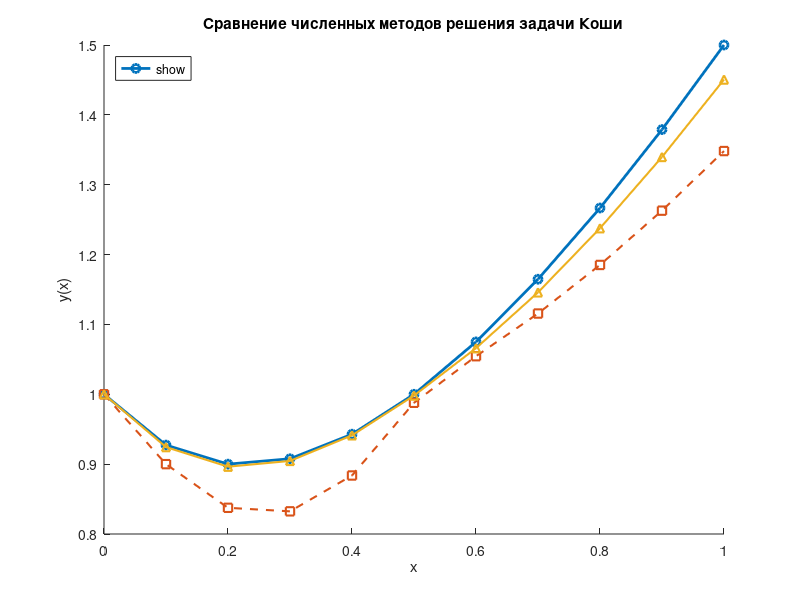

The MATLAB source for this figure:
% ЗАДАНИЕ:
% Уравнение: x*(2*x-1)*y' + y^2 - (4*x+1)*y + 4*x = 0
% y' = (-y^2 + (4*x+1)*y - 4*x) / (x*(2*x-1))
% Начальное условие: y(0) = 1
% Интервал: x от 0 до 1
% Шаг: h = 0.1

clear;
clc;
close all;

x0 = 0.0;
y0 = 1.0;
h = 0.1;
x_end = 1.0;

% Создаем вектор узлов сетки
x_points = x0:h:x_end;
n_points = length(x_points);

% Инициализация векторов для хранения решений
y_euler = zeros(1, n_points);
y_rk4 = zeros(1, n_points);

% Задаем начальные условия для каждого метода
y_euler(1) = y0;
y_rk4(1) = y0;

% Численное решение

% Метод Эйлера
for i = 1:(n_points - 1)
    x_current = x_points(i);
    y_current = y_euler(i);
    
    % Расчет производной y' = f(x,y)
    if abs(x_current - 0.0) < 1e-9
        dydx = -1.0;
    elseif abs(x_current - 0.5) < 1e-9
        dydx = 2.0 / 3.0;
    else
        num = -y_current^2 + (4*x_current + 1)*y_current - 4*x_current;
        dem = x_current * (2*x_current - 1);
        dydx = num / dem;
    end
    
    y_euler(i+1) = y_current + h * dydx;
end

% Метод Рунге-Кутта 4-го порядка
for i = 1:(n_points - 1)
    xi = x_points(i);
    yi = y_rk4(i);
    
    % Расчет k1
    x_k = xi;
    y_k = yi;
    if abs(x_k - 0.0) < 1e-9
        dydx1 = -1.0;
    elseif abs(x_k - 0.5) < 1e-9
        dydx1 = 2.0 / 3.0;
    else
        num = -y_k^2 + (4*x_k + 1)*y_k - 4*x_k;
        dem = x_k * (2*x_k - 1);
        dydx1 = num / dem;
    end
    k1 = h * dydx1;
    
    % Расчет k2
    x_k = xi + 0.5 * h;
    y_k = yi + 0.5 * k1;
    if abs(x_k - 0.0) < 1e-9
        dydx2 = -1.0;
    elseif abs(x_k - 0.5) < 1e-9
        dydx2 = 2.0 / 3.0;
    else
        num = -y_k^2 + (4*x_k + 1)*y_k - 4*x_k;
        dem = x_k * (2*x_k - 1);
        dydx2 = num / dem;
    end
    k2 = h * dydx2;

    % Расчет k3
    x_k = xi + 0.5 * h;
    y_k = yi + 0.5 * k2;
    if abs(x_k - 0.0) < 1e-9
        dydx3 = -1.0; 
    elseif abs(x_k - 0.5) < 1e-9
        dydx3 = 2.0 / 3.0;
    else
        num = -y_k^2 + (4*x_k + 1)*y_k - 4*x_k;
        dem = x_k * (2*x_k - 1);
        dydx3 = num / dem;
    end
    k3 = h * dydx3;
    
    % Расчет k4
    x_k = xi + h;
    y_k = yi + k3;
    if abs(x_k - 0.0) < 1e-9
        dydx4 = -1.0;
    elseif abs(x_k - 0.5) < 1e-9
        dydx4 = 2.0 / 3.0;
    else
        num = -y_k^2 + (4*x_k + 1)*y_k - 4*x_k;
        dem = x_k * (2*x_k - 1);
        dydx4 = num / dem;
    end
    k4 = h * dydx4;

    % Итоговый шаг
    y_rk4(i+1) = yi + (k1 + 2*k2 + 2*k3 + k4) / 6;
end

%Точное решение и вывод результатов
% функция для точного решения y(x) = (2*x^2 + 1) / (x + 1)
exact_solution = @(x) (2*x.^2 + 1) ./ (x + 1);

% Вычисляем точное решение в узлах сетки
y_exact = exact_solution(x_points);

fprintf('=========================================================================\n');
fprintf('|   x   |   Точное y(x)  |  Метод Эйлера  |  Метод Рунге-Кутта  |\n');
fprintf('=========================================================================\n');
for i = 1:n_points
    fprintf('| %5.1f |    %10.4f  |   %10.4f   |     %10.4f      |\n', ...
        x_points(i), y_exact(i), y_euler(i), y_rk4(i));
end
fprintf('=========================================================================\n');

%Построение графиков
figure('Name', 'Сравнение численных методов', 'NumberTitle', 'off'); 
hold on;

% Строим графики для каждого решения
plot(x_points, y_exact, 'o-', 'LineWidth', 2, 'DisplayName', 'Точное решение');
plot(x_points, y_euler, 's--', 'LineWidth', 1.5, 'DisplayName', 'Метод Эйлера');
plot(x_points, y_rk4, '^-', 'LineWidth', 1.5, 'DisplayName', 'Метод Рунге-Кутта 4');

% Настройка внешнего вида графика
title('Сравнение численных методов решения задачи Коши');
xlabel('x');
ylabel('y(x)');
legend('show', 'Location', 'northwest');
